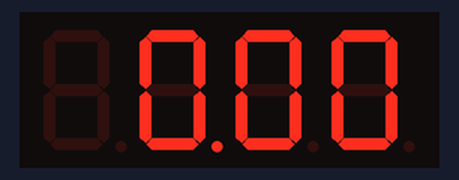
This sketch was run on a simulated Arduino Uno, built with avr-gcc and run on an emulated ATmega328P. On the bench: 4-digit seven-segment display.

Above: at 0.1 s.
At 4.1 s:
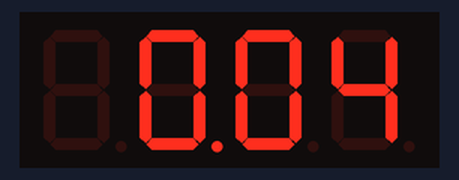
At 9.1 s:
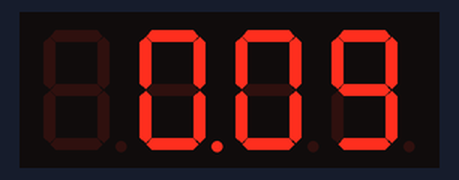
At 19.1 s:
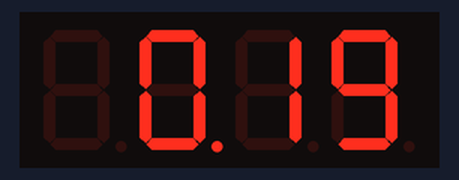
At 28.1 s:
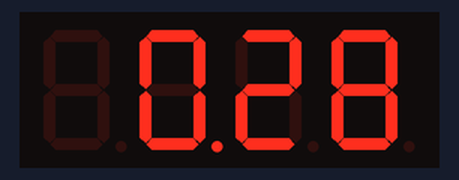
At 38.1 s:
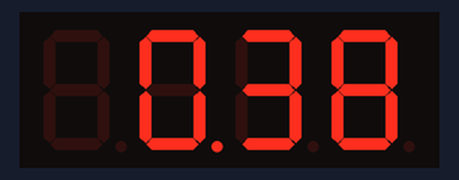

The sketch:

_0755_-_Seven_Seg_clock_display_timer.ino
```cpp
/*  0755 - Seven segment clock display timer
 *
 * This sketch shows you how to use a clock seven segment display to
 * implement a simple timer. The display is used to display the
 * amount of time in minutes and seconds that has elapsed since the
 * sketch started running on the Arduino.
 *
 *
 * This sketch was written by Peter Dalmaris for Arduino Step by Step.
 *
 * Components
 * ----------
 *  - Arduino Uno
 *  - 5 x 330 Ohm resistor for the 4 digits and 1 colon
 *  - Breadboard
 *  - Jumper wires
 *
 *  Libraries
 *  ---------
 *  - SevSeg
 *
 * Connections
 * -----------
 *  Connect display pins for digits 1, 2, 3, 4 to
 *  Arduino pins 2, 3, 4, 5.
 *
 *  Connect pins for segments A, B, C, D, E, F, G, DT to
 *  Arduino pins 6, 7, 8, 9, 10, 11, 12, 13.
 *
 *  If you want to display the divider LED (":") of the
 *  display, connect its anode to Arduino's 5V pin, and the
 *  cathode to Arduino's GND pin, via a 330 Ohm resistor.
 *
 *
 *
 *  Created on May 14 2017 by Peter Dalmaris
 *
 */

#include "SevSeg.h"

SevSeg sevseg; //Instantiate a seven segment controller object
unsigned long timer = 0;

long previousMillis = 0;        // will store last time LED was updated

// the follow variables is a long because the time, measured in miliseconds,
// will quickly become a bigger number than can be stored in an int.
long interval = 1000;           // interval at which to blink (milliseconds)

/* Useful Constants */
#define SECS_PER_MIN  (60UL)
#define SECS_PER_HOUR (3600UL)

/* Useful Macros for getting elapsed time */
#define numberOfSeconds(_time_) (_time_ % SECS_PER_MIN)
#define numberOfMinutes(_time_) ((_time_ / SECS_PER_MIN) % SECS_PER_MIN)

void setup() {

  byte numDigits = 4;
  byte digitPins[] = {2, 3, 4, 5};
  byte segmentPins[] = {6, 7, 8, 9, 10, 11, 12, 13};
  bool resistorsOnSegments = false; // Use 'false' if on digit pins
  byte hardwareConfig = COMMON_ANODE; // See README.md for options

  sevseg.begin(hardwareConfig, numDigits, digitPins, segmentPins, resistorsOnSegments);
  sevseg.setBrightness(10);
}

void loop() {
  unsigned long currentMillis = millis();
  if(currentMillis - previousMillis > interval) {
    // save the last time you blinked the LED
    previousMillis = currentMillis;
    timer++;
  }

  printTimer();
}

void printTimer()
{
  int minutes = numberOfMinutes(timer);
  int seconds = numberOfSeconds(timer);
  sevseg.setNumber(minutes*100 + seconds,2);
  sevseg.refreshDisplay(); // Must run repeatedly
}
```

Measured:
- what the display in image 1 shows lasts 1.0 s, from 4.0 s to 5.0 s
